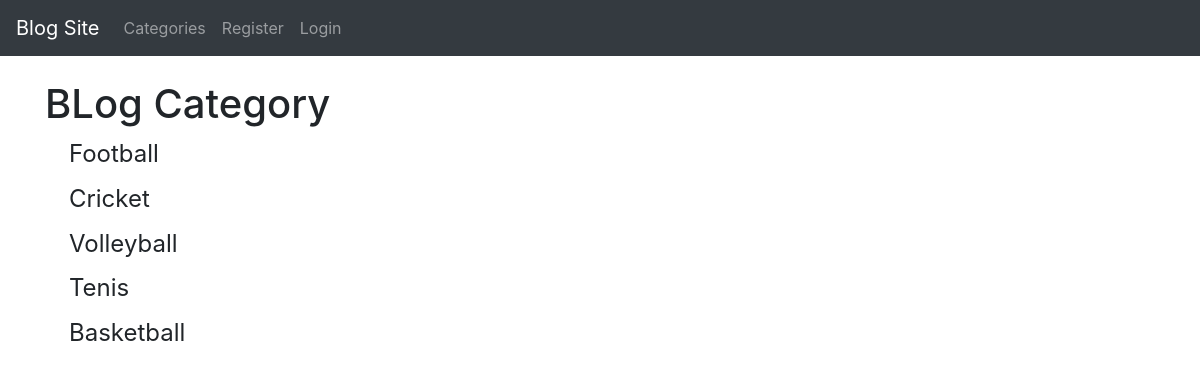
The page /category_List/ on the database its author committed.
### theblog/models.py (models this page shows, shortened)
class Category(models.Model):
  name=models.CharField(max_length=255)
  def __str__(self):
    return self.name

### theblog/views.py (the view)
# urls.py: path('category_List/', CategoryListView, name="category_List"),
def CategoryListView(request):
  cat_menu_list=Category.objects.all()
  return render(request, 'category_list.html', {'cat_menu_list':cat_menu_list})

### theblog/templates/category_list.html (shortened to what this page needs)
{% extends 'base.html' %}
{% block content %}
  <br>
  <h1> BLog Category</h1>
  {% for item in cat_menu_list %}
    <h4> <a class="dropdown-item" href=" {% url 'category' item %} "> {{item}} </a> </h4>
  {% endfor %}
{% endblock %}

### rows shown on the page
Category: name "Football"
Category: name "Cricket"
Category: name "Volleyball"
Category: name "Tenis"
Category: name "Basketball"
